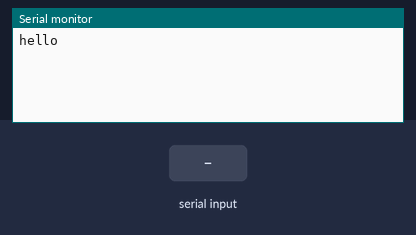
A sketch run on a simulated Arduino Uno, built with avr-gcc and run on an emulated ATmega328P. On the bench: the last lines printed to the serial monitor. The inputs (shaded band) are chosen by the test bench.

Above: at 1.2 s.
1.3 s: "1" received over the second serial link
At 2.1 s:
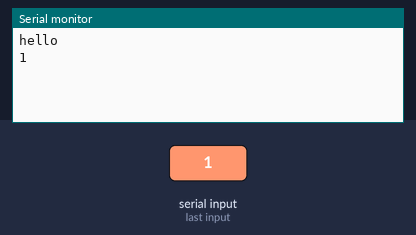
2.8 s: "0" received over the second serial link
At 3.3 s:
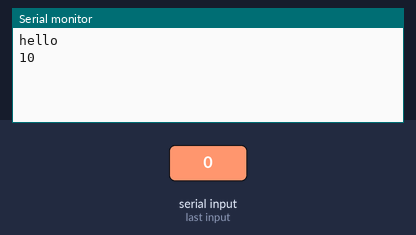

Measured:
- after the input at 1.3 s, the serial monitor: prints a new line at once (image 1)
- after the input at 2.8 s, the serial monitor: prints a new line at once (image 2)

The sketch:

bt_ex1.ino
```cpp
#include <SoftwareSerial.h>

SoftwareSerial BtSerial(2,3);

void setup() {
  // put your setup code here, to run once:
  Serial.begin(9600);

  Serial.println("hello");
  BtSerial.begin(9600);

}

void loop() {
  // put your main code here, to run repeatedly:
  if (BtSerial.available()) {
    Serial.write(BtSerial.read());
  }
  if (Serial.available()) {
    BtSerial.write(Serial.read());
  }


}
```
